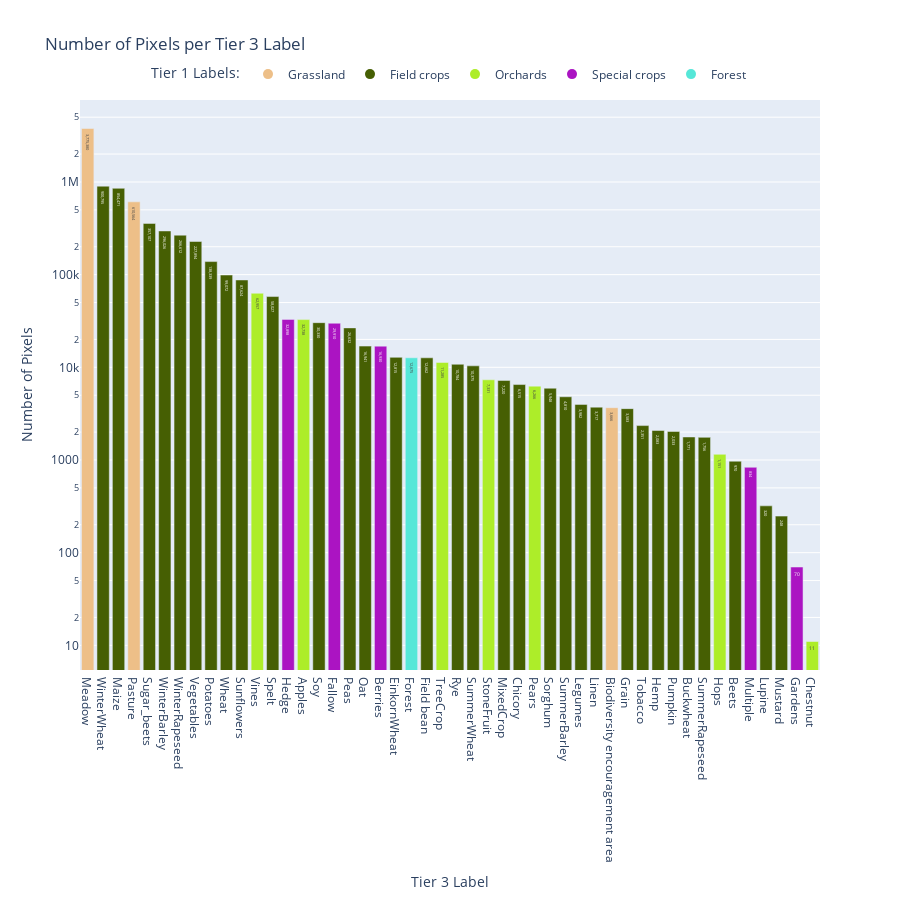

Notebook code for this chart:
### Code cell
tier3_keys = [i for i in pixels_by_tier_category['tier3'].keys() if i != 0]
tier3_labels = [f"{dataset_info['tier3'][i]}" for i in tier3_keys]
tier3_pixels = [pixels_by_tier_category['tier3'][i] for i in tier3_keys]
tier3_to_tier1 = [dataset_info['tier3_to_tier1'][i] for i in tier3_keys]

tier3_data = pd.DataFrame({
    'tier3_label': tier3_labels,
    'count': tier3_pixels,
    'tier1_label': [dataset_info['tier1'][tier1_index] for tier1_index in tier3_to_tier1]
})
tier3_data = tier3_data.sort_values(by='count', ascending=False)

# Create a unique color for each tier1 category
random.seed(9)
color_map = {tier: f'rgba({random.randint(0, 255)}, {random.randint(0, 255)}, {random.randint(0, 255)}, 1)' for tier in tier3_data['tier1_label'].unique()}
bar_colors = tier3_data['tier1_label'].map(color_map)

fig = go.Figure()

fig.add_trace(go.Bar(
    x=tier3_data['tier3_label'],
    y=tier3_data['count'],
    marker_color=bar_colors,
    text=[f"{count:,}" for tier3, count in zip(tier3_data['tier3_label'], tier3_data['count'])],
    showlegend=False  # Hide the bar trace from the legend
))

fig.update_traces(
    hovertemplate="<b>%{x}</b><br>Count: %{y}<br>Tier 1: %{text}"
)

legend_items = [go.Scatter(
    x=[None], y=[None],
    mode='markers',
    marker=dict(size=10, color=color),
    legendgroup=tier,
    showlegend=True,
    name=tier
) for tier, color in color_map.items()]

for item in legend_items:
    fig.add_trace(item)

fig.update_layout(
    title="Number of Pixels per Tier 3 Label",
    xaxis_title="Tier 3 Label",
    yaxis_title="Number of Pixels",
    yaxis_type="log",
    height=900,
    showlegend=True,
    legend=dict(
        title="Tier 1 Labels:",
        orientation="h",  # Horizontal orientation
        yanchor="bottom",
        y=1.02,
        xanchor="center",
        x=0.5
    )
)

fig.write_image("../assets/ZueriCrop_2.0_Tier_3_Class_Distribution.pdf", width=1200, height=800)

fig.show()

### Figure 1 — Plotly figure (JSON) as saved in the notebook; plotly's stock layout.template omitted (floating-point values rounded to 4 significant figures)
{"data": [{"hovertemplate": "<b>%{x}</b><br>Count: %{y}<br>Tier 1: %{text}", "marker": {"color": ["rgba(237, 191, 136, 1)", "rgba(70, 95, 3, 1)", "rgba(70, 95, 3, 1)", "rgba(237, 191, 136, 1)", "rgba(70, 95, 3, 1)", "rgba(70, 95, 3, 1)", "rgba(70, 95, 3, 1)", "rgba(70, 95, 3, 1)", "rgba(70, 95, 3, 1)", "rgba(70, 95, 3, 1)", "rgba(70, 95, 3, 1)", "rgba(173, 237, 41, 1)", "rgba(70, 95, 3, 1)", "rgba(171, 20, 194, 1)", "rgba(173, 237, 41, 1)", "rgba(70, 95, 3, 1)", "rgba(171, 20, 194, 1)", "rgba(70, 95, 3, 1)", "rgba(70, 95, 3, 1)", "rgba(171, 20, 194, 1)", "rgba(70, 95, 3, 1)", "rgba(86, 231, 216, 1)", "rgba(70, 95, 3, 1)", "rgba(173, 237, 41, 1)", "rgba(70, 95, 3, 1)", "rgba(70, 95, 3, 1)", "rgba(173, 237, 41, 1)", "rgba(70, 95, 3, 1)", "rgba(70, 95, 3, 1)", "rgba(173, 237, 41, 1)", "rgba(70, 95, 3, 1)", "rgba(70, 95, 3, 1)", "rgba(70, 95, 3, 1)", "rgba(70, 95, 3, 1)", "rgba(237, 191, 136, 1)", "rgba(70, 95, 3, 1)", "rgba(70, 95, 3, 1)", "rgba(70, 95, 3, 1)", "rgba(70, 95, 3, 1)", "rgba(70, 95, 3, 1)", "rgba(70, 95, 3, 1)", "rgba(173, 237, 41, 1)", "rgba(70, 95, 3, 1)", "rgba(171, 20, 194, 1)", "rgba(70, 95, 3, 1)", "rgba(70, 95, 3, 1)", "rgba(171, 20, 194, 1)", "rgba(173, 237, 41, 1)"]}, "showlegend": false, "text": ["3,775,380", "900,795", "854,471", "610,564", "357,107", "296,026", "266,612", "227,894", "138,339", "99,072", "87,624", "62,957", "58,027", "32,898", "32,738", "30,330", "29,910", "26,632", "16,941", "16,930", "12,815", "12,675", "12,662", "11,285", "10,784", "10,375", "7,331", "7,220", "6,515", "6,266", "5,948", "4,810", "3,982", "3,717", "3,666", "3,583", "2,351", "2,083", "2,033", "1,771", "1,756", "1,151", "970", "834", "320", "248", "70", "11"], "type": "bar", "x": ["Meadow", "WinterWheat", "Maize", "Pasture", "Sugar_beets", "WinterBarley", "WinterRapeseed", "Vegetables", "Potatoes", "Wheat", "Sunflowers", "Vines", "Spelt", "Hedge", "Apples", "Soy", "Fallow", "Peas", "Oat", "Berries", "EinkornWheat", "Forest", "Field bean", "TreeCrop", "Rye", "SummerWheat", "StoneFruit", "MixedCrop", "Chicory", "Pears", "Sorghum", "SummerBarley", "Legumes", "Linen", "Biodiversity encouragement area", "Grain", "Tobacco", "Hemp", "Pumpkin", "Buckwheat", "SummerRapeseed", "Hops", "Beets", "Multiple", "Lupine", "Mustard", "Gardens", "Chestnut"], "y": [3775380, 900795, 854471, 610564, 357107, 296026, 266612, 227894, 138339, 99072, 87624, 62957, 58027, 32898, 32738, 30330, 29910, 26632, 16941, 16930, 12815, 12675, 12662, 11285, 10784, 10375, 7331, 7220, 6515, 6266, 5948, 4810, 3982, 3717, 3666, 3583, 2351, 2083, 2033, 1771, 1756, 1151, 970, 834, 320, 248, 70, 11]}, {"legendgroup": "Grassland", "marker": {"color": "rgba(237, 191, 136, 1)", "size": 10}, "mode": "markers", "name": "Grassland", "showlegend": true, "type": "scatter", "x": [null], "y": [null]}, {"legendgroup": "Field crops", "marker": {"color": "rgba(70, 95, 3, 1)", "size": 10}, "mode": "markers", "name": "Field crops", "showlegend": true, "type": "scatter", "x": [null], "y": [null]}, {"legendgroup": "Orchards", "marker": {"color": "rgba(173, 237, 41, 1)", "size": 10}, "mode": "markers", "name": "Orchards", "showlegend": true, "type": "scatter", "x": [null], "y": [null]}, {"legendgroup": "Special crops", "marker": {"color": "rgba(171, 20, 194, 1)", "size": 10}, "mode": "markers", "name": "Special crops", "showlegend": true, "type": "scatter", "x": [null], "y": [null]}, {"legendgroup": "Forest", "marker": {"color": "rgba(86, 231, 216, 1)", "size": 10}, "mode": "markers", "name": "Forest", "showlegend": true, "type": "scatter", "x": [null], "y": [null]}], "layout": {"height": 900, "legend": {"orientation": "h", "title": {"text": "Tier 1 Labels:"}, "x": 0.5, "xanchor": "center", "y": 1.02, "yanchor": "bottom"}, "showlegend": true, "title": {"text": "Number of Pixels per Tier 3 Label"}, "xaxis": {"title": {"text": "Tier 3 Label"}}, "yaxis": {"title": {"text": "Number of Pixels"}, "type": "log"}}}
